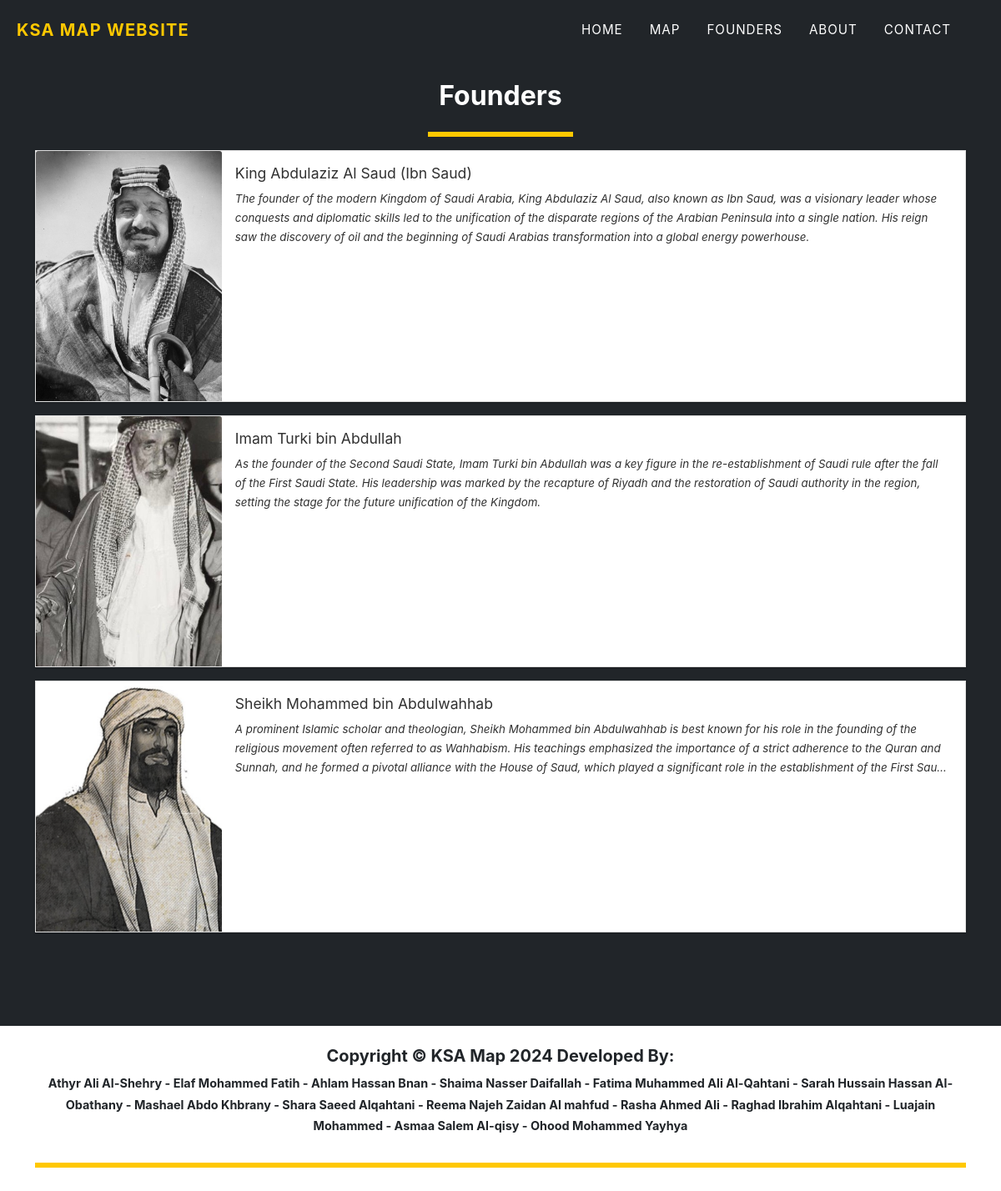
Page /?page=founders on the committed database.
### tables this page shows
CREATE TABLE `founders` (
  `id` int(30) NOT NULL,
  `title` text DEFAULT NULL,
  `description` text DEFAULT NULL,
  `upload_path` text DEFAULT NULL,
  `date_created` datetime NOT NULL DEFAULT current_timestamp()
);

### config.php (called while the page is built, shortened)
<?php
require_once('classes/DBConnection.php');
require_once('classes/SystemSettings.php');
function validate_image($file){
	if(!empty($file)){
		if(is_file(base_app.$file)){
			return base_url.$file;
		}else{
			return base_url.'dist/img/no-image-available.png';
		}
	}else{
		return base_url.'dist/img/no-image-available.png';
	}
}
?>

### classes/DBConnection.php (called while the page is built, shortened)
<?php
class DBConnection{
    private $host = DB_SERVER;
    private $username = DB_USERNAME;
    private $password = DB_PASSWORD;
    private $database = DB_NAME;
    public $conn;
    public function __construct(){
        if (!isset($this->conn)) {
            $this->conn = new mysqli($this->host, $this->username, $this->password, $this->database);
        }
    }
}
?>

### founders.php (the view, shortened to what this page needs)
<section class="page-section bg-dark" id="home">
	<div class="container">
		<h2 class="text-center">Founders</h2>
	<div class="d-flex w-100 justify-content-center">
		<hr class="border-warning" style="border:3px solid" width="15%">
	</div>
	<div class="w-100">
		<?php
		$founders = $conn->query("SELECT * FROM `founders` order by rand() ");
			while($row = $founders->fetch_assoc() ):
				$cover='';
				if(is_dir(base_app.'uploads/founder_'.$row['id'])){
					$img = scandir(base_app.'uploads/founder_'.$row['id']);
					$k = array_search('.',$img);
					if($k !== false)
						unset($img[$k]);
					$k = array_search('..',$img);
					if($k !== false)
						unset($img[$k]);
					$cover = isset($img[2]) ? 'uploads/founder_'.$row['id'].'/'.$img[2] : "";
				}
				$row['description'] = strip_tags(stripslashes(html_entity_decode($row['description'])));
		?>
			<div class="card d-flex w-100 rounded-0 mb-3 package-item">
				<img class="card-img-top" src="<?php echo validate_image($cover) ?>" alt="<?php echo $row['title'] ?>" height="300rem" width="200rem" style="object-fit:cover">
				<div class="card-body">
				<h5 class="card-title truncate-1"><?php echo $row['title'] ?></h5>
				<p class="card-text truncate"><?php echo $row['description'] ?></p>
				</div>
			</div>
		<?php endwhile; ?>
	</div>
	</div>
</section>

### index.php (shortened to what this page needs)
<!DOCTYPE html>
<html lang="en" class="" style="height: auto;">
<?php require_once('config.php'); ?>
 <?php require_once('inc/header.php') ?>
  <body class="hold-transition layout-top-nav" >
     <?php $page = isset($_GET['page']) ? $_GET['page'] : 'portal';  ?>
     <?php require_once('inc/topBarNav.php') ?>
     <?php
        if(!file_exists($page.".php") && !is_dir($page)){
            include '404.html';
        }else{
          if(is_dir($page))
            include $page.'/index.php';
          else
            include $page.'.php';
        }
      ?>
      <?php require_once('inc/footer.php') ?>
  </body>
</html>

### inc/header.php (shortened to what this page needs)
<head>
    <link rel="stylesheet" href="<?php echo base_url ?>plugins/fontawesome-free/css/all.min.css">
    <link rel="stylesheet" href="<?php echo base_url ?>plugins/tempusdominus-bootstrap-4/css/tempusdominus-bootstrap-4.min.css">
  <link rel="stylesheet" href="<?php echo base_url ?>plugins/datatables-bs4/css/dataTables.bootstrap4.min.css">
  <link rel="stylesheet" href="<?php echo base_url ?>plugins/datatables-responsive/css/responsive.bootstrap4.min.css">
  <link rel="stylesheet" href="<?php echo base_url ?>plugins/datatables-buttons/css/buttons.bootstrap4.min.css">
  <link rel="stylesheet" href="<?php echo base_url ?>plugins/select2/css/select2.min.css">
  <link rel="stylesheet" href="<?php echo base_url ?>plugins/select2-bootstrap4-theme/select2-bootstrap4.min.css">
    <link rel="stylesheet" href="<?php echo base_url ?>plugins/icheck-bootstrap/icheck-bootstrap.min.css">
    <link rel="stylesheet" href="<?php echo base_url ?>plugins/jqvmap/jqvmap.min.css">
    <link rel="stylesheet" href="<?php echo base_url ?>dist/css/adminlte.css">
    <link rel="stylesheet" href="<?php echo base_url ?>dist/css/custom.css">
    <link rel="stylesheet" href="<?php echo base_url ?>assets/css/styles.css">
    <link rel="stylesheet" href="<?php echo base_url ?>plugins/overlayScrollbars/css/OverlayScrollbars.min.css">
    <link rel="stylesheet" href="<?php echo base_url ?>plugins/daterangepicker/daterangepicker.css">
    <link rel="stylesheet" href="<?php echo base_url ?>plugins/summernote/summernote-bs4.min.css">
  <link rel="stylesheet" href="<?php echo base_url ?>plugins/sweetalert2-theme-bootstrap-4/bootstrap-4.min.css">
  </head>

### inc/topBarNav.php (shortened to what this page needs)
<nav class="navbar navbar-expand-lg navbar-dark fixed-top navbar-shrink" id="mainNav">
           <div class="container-fluid">
               <a class="navbar-brand" href="#page-top"><span class="text-waring">KSA Map Website</span></a>
               <div class="collapse navbar-collapse" id="navbarResponsive">
                   <ul class="navbar-nav text-uppercase ms-auto py-4 py-lg-0">
                       <li class="nav-item"><a class="nav-link" href="<?php echo $page !='home' ? './':''  ?>">Home</a></li>
                       <li class="nav-item"><a class="nav-link" href="<?php echo $page !='home' ? './':''  ?>#map">Map</a></li>
                       <li class="nav-item"><a class="nav-link" href="./?page=founders">Founders</a></li>
                       <li class="nav-item"><a class="nav-link" href="<?php echo $page !='home' ? './':''  ?>#about">About</a></li>
                       <li class="nav-item"><a class="nav-link" href="<?php echo $page !='home' ? './':''  ?>#contact">Contact</a></li>
                       <?php if(isset($_SESSION['userdata'])): ?>
                         <li class="nav-item"><a class="nav-link" href="./?page=my_account"><i class="fa fa-user"></i> Hi, <?php  echo $_settings->userdata('firstname') ?>!</a></li>
                         <li class="nav-item"><a class="nav-link" href="logout.php"><i class="fa fa-sign-out-alt"></i></a></li>
                       <?php else: ?>
                         <li class="nav-item"><a class="nav-link" href="javascript:void(0)" id="login_btn"></a></li>
                       <?php endif; ?>
                   </ul>
               </div>
           </div>
       </nav>

### inc/footer.php (shortened to what this page needs)
<footer class="footer py-4">
	<div class="container">
			<div>
        <h5>Copyright &copy; <?php echo $_settings->info('short_name') ?> 2024 Developed By: </h5>
    <p >
      <b>
      Athyr Ali Al-Shehry - Elaf Mohammed Fatih - Ahlam Hassan Bnan - Shaima Nasser Daifallah - Fatima Muhammed Ali Al-Qahtani - Sarah Hussain Hassan Al-Obathany - Mashael Abdo Khbrany - Shara Saeed Alqahtani - Reema Najeh Zaidan Al mahfud - Rasha Ahmed Ali - Raghad Ibrahim Alqahtani - Luajain Mohammed - Asmaa Salem Al-qisy - Ohood Mohammed Yayhya
      </b>
    </p>
  <div class="d-flex w-100 justify-content-center">
    <hr class="border-warning" style="border:3px solid" width="100%">
  </div>
			</div>
		</div>
</footer>

### rows in the picture
founders: shows a picture, title "King Abdulaziz Al Saud (Ibn Saud)", description "The founder of the modern Kingdom of Saudi Arabia, King Abdulaziz Al Saud, also known as Ibn Saud, was a visionary leader whose conquests and diplomatic skills led to the unification of the disparate regions of the Arabian Peninsula into a single nation. His reign saw the discovery of oil and the beginning of Saudi Arabias transformation into a global energy powerhouse."
founders: shows a picture, title "Imam Turki bin Abdullah", description "As the founder of the Second Saudi State, Imam Turki bin Abdullah was a key figure in the re-establishment of Saudi rule after the fall of the First Saudi State. His leadership was marked by the recapture of Riyadh and the restoration of Saudi authority in the region, setting the stage for the future unification of the Kingdom."
founders: shows a picture, title "Sheikh Mohammed bin Abdulwahhab", description "A prominent Islamic scholar and theologian, Sheikh Mohammed bin Abdulwahhab is best known for his role in the founding of the religious movement often referred to as Wahhabism. His teachings emphasized the importance of a strict adherence to the Quran and Sunnah, and he formed a pivotal alliance with the House of Saud, which played a significant role in the establishment of the First…"

### other values in the picture
$_settings->info('short_name') "KSA Map"
